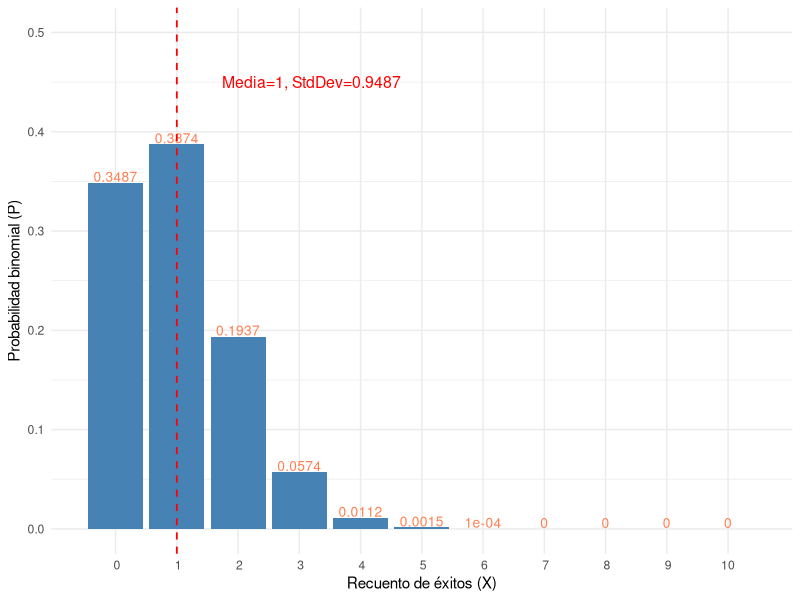

Here is the R script that generated this plot:
## ---- chunk 1
knitr::opts_chunk$set(echo = TRUE, warning = FALSE, message = FALSE)
## ---- chunk 2
library(tidyverse)

probabilities = data.frame(p=c(dbinom( c(0:10), size = 10, prob =.1)), X=c(0:10))
probabilities<-mutate(probabilities, p=round( p, 4))

# Alternativa manual. 

proba<-data.frame(p=c(
dbinom(0,10,.1),
dbinom(1,10,.1),
dbinom(2,10,.1),
dbinom(3,10,.1),
dbinom(4,10,.1),
dbinom(5,10,.1),
dbinom(6,10,.1),
dbinom(7,10,.1),
dbinom(8,10,.1),
dbinom(9,10,.1),
dbinom(10,10,.1)), 
X=c(0,1,2,3,4,5,6,7,8,9,10))

proba<-mutate(proba, p=round( p, 4))


ggplot(probabilities,aes(X, p))+
  geom_bar(stat="identity", fill="steelblue")+
  labs(x="Recuento de éxitos (X)", y="Probabilidad binomial (P)")+
  geom_text(aes(label=p), vjust=-.1, color="coral", size=3.5)+
  theme_minimal()+
 scale_x_discrete(limits=c(0,1,2,3,4,5,6,7,8,9,10 ))+
  geom_vline(xintercept = 1, linetype="dashed", color="red", size=.6)+
  annotate("text", x=3.2, y=.45, size=4,color="red",label="Media=1, StdDev=0.9487")+ theme(legend.title=element_blank())+
  expand_limits(y = .5)+
  expand_limits(x = 0)

  
## ---- chunk 3

xbar<-11.78
sigma<-3.2
n<-114
z<-2.576

sigmamuestra<-sigma/sqrt(n)

ci99d<-xbar+z*(sigma/sqrt(n))
ci99i<-xbar-z*(sigma/sqrt(n))
